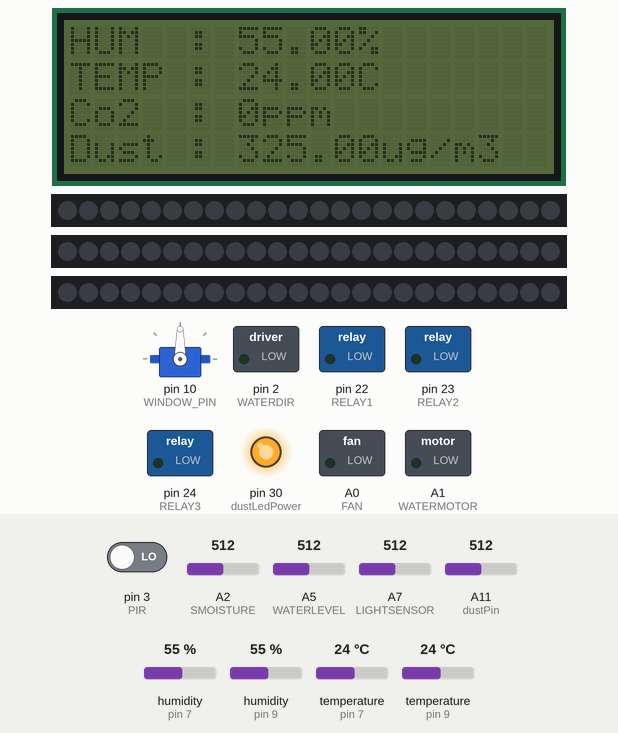
Simulated run of this sketch. Board: Arduino Mega 2560, built with avr-gcc and run on an emulated ATmega2560. Shown: servo, 20×4 character LCD, 3 × 24 RGB LEDs in strip order, left to right, switched loads named in the sketch (green lamp = pin HIGH), output pins drawn as LEDs (lit = HIGH). Inputs (shaded band) come from the test bench; at power-on: A7 (LIGHTSENSOR) = 512, pin 3 (PIR) LOW, A11 (dustPin) = 512, A2 (SMOISTURE) = 512, A5 (WATERLEVEL) = 512, humidity (sensors on pin 7, pin 9) 55 %, temperature (sensors on pin 7, pin 9) 24 °C. Dim RGB values are drawn brighter than linear; what the sketch prints to the serial monitor is not drawn.

Above: at 1.2 s.
1.3 s: A7 (LIGHTSENSOR) set to 90
5.0 s: pin 3 (PIR) driven HIGH
At 7.3 s:
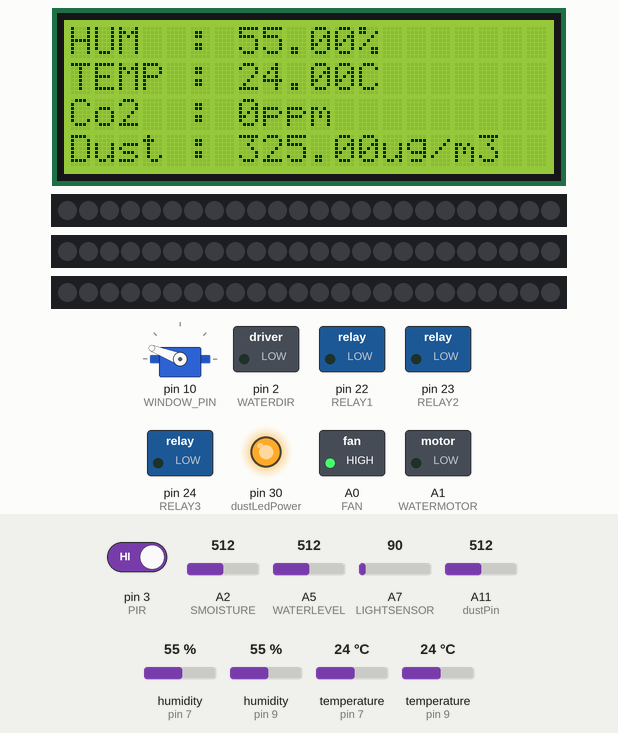
7.6 s: A11 (dustPin) set to 253
At 9.5 s:
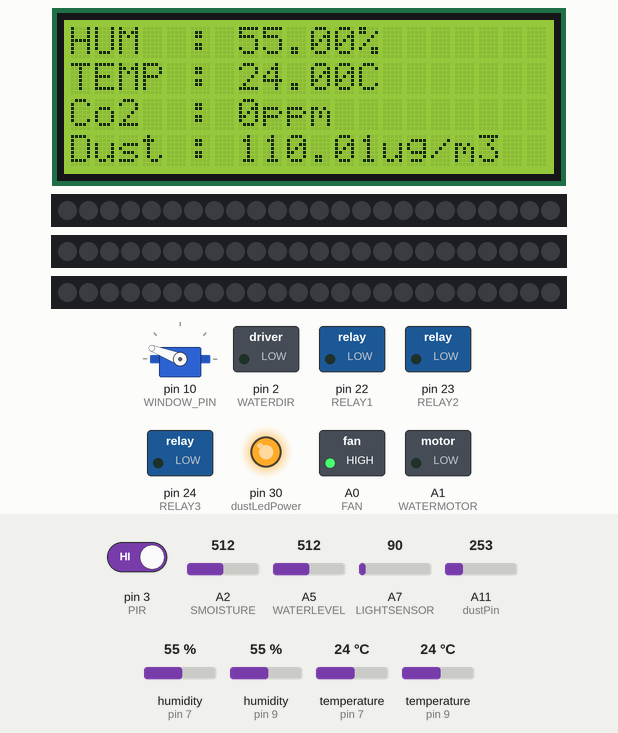
10.2 s: A11 (dustPin) set to 227
At 12.88 s:
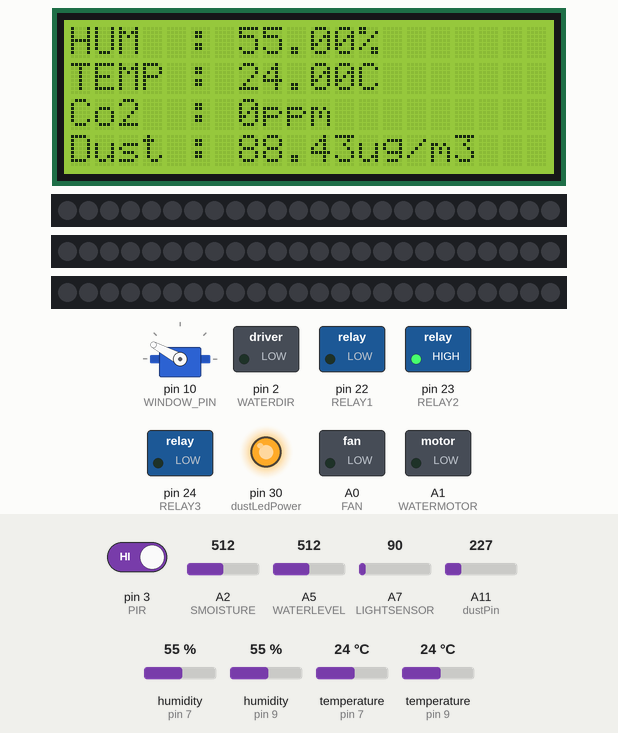
15.1 s: A7 (LIGHTSENSOR) set to 290
16.6 s: A7 (LIGHTSENSOR) set to 308
At 18.9 s:
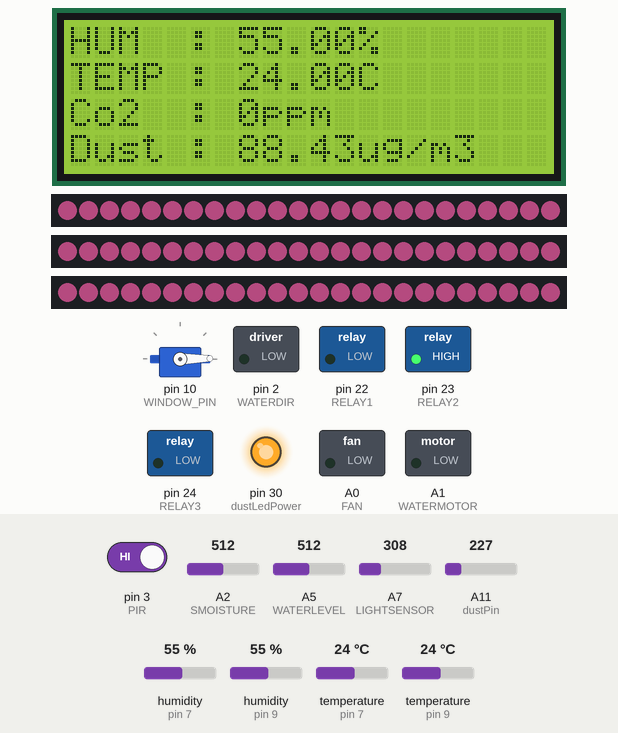
Timing chart, 0 to 20.2 s (numbered marks = the images above; inputs shaded):
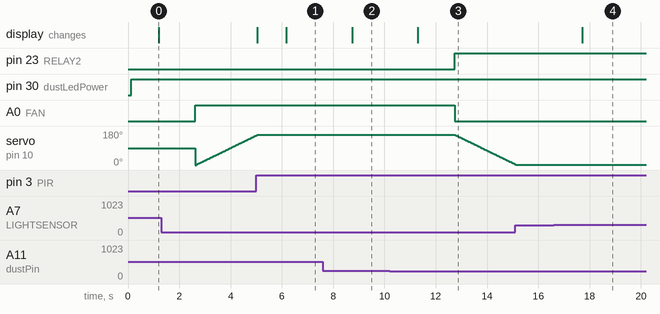

The sketch:

SmartFram_last.ino
```cpp
//#include <ArduinoBLE.h>
#include <SoftwareSerial.h>    // 시리얼 통신 라이브러리
#include "DHT.h"               // 온습도 센서 라이브러리
#include "FastLED.h"           // led 라이브러리
#include <Servo.h>             // 서보모터 라이브러리
#include <LiquidCrystal_I2C.h> // lcd 라이브러리
#include <Wire.h>              // lcd 출력용 라이브러리

// 온습도센서
#define DHTPIN 7           // Signal핀과 연결된 디지털 핀 넘버
#define DHTTYPE DHT11      // DHT11 사용 명시
DHT dht(DHTPIN, DHTTYPE);  // 사용핀넘버 타입 등록
Servo window_motor;        // 서보모터 사용을 위한 객체생성
// 창문 핀
#define WINDOW_PIN 10
// 발열패드 온도센서
#define HEAT_DHT 9
DHT heat_dht(HEAT_DHT, DHTTYPE);

// 조도센서
#define LIGHTSENSOR A7

// LED 제어
#define LED_DATA1 4
#define LED_DATA2 5
#define LED_DATA3 6
// LED 하나당 광원갯수
const int NUM_LEDS = 24;
#define BRIGHTNESS 64
#define LED_TYPE WS2812B
#define COLOR_ORDER GRB
#define UPDATES_PER_SECOND 100
// Define the array of leds
CRGB leds[NUM_LEDS];
#define UPDATES_PER_SECOND 100

// LCD
LiquidCrystal_I2C lcd(0x27,20,4); // 접근주소: 0x3F or 0x27
int pirState = LOW;
int pir_val = 0;

//// 온습도센서 변수 선언
float hum = 0;
float temp = 0;
float lastHum = 0;
float lastTemp = 0;
float lastDustDensity = 0;
unsigned int lastPPMValue = 0;

//// 발열패드 온도
float heat_temp = 0;

// 적외선 센서
#define PIR 3

// 쿨링팬
#define FAN A0

// 물수위센서
#define WATERLEVEL A5
int waterVal = 0;         // 물수위데이터
int smVal = 0;            // 토양수분데이터
int smpercent =0 ;        // 토양수분퍼센티지

// 워터펌프 속도
#define WATERMOTOR A1

// 워터펌프 방향
#define WATERDIR 2

// 토양수분센서
#define SMOISTURE A2
String soil_grade = "";

//CO2센서
#define CO2_RXD 13
#define CO2_TXD 11
unsigned char Send_data[4] = {0x11, 0x01, 0x01, 0xED};
unsigned char Receive_Buff[8];
unsigned char recv_cnt = 0;
unsigned int PPM_Value = 0;
int old_temp = 0;
// SoftwareSerial BTSerial(BT_RXD, BT_TXD);
SoftwareSerial CO2Serial(CO2_RXD, CO2_TXD);

// 릴레이 제어
#define RELAY1 22 // 발열패드
#define RELAY2 23 // 쿨링팬
#define RELAY3 24 // 워터펌프


// 창문과 쿨링팬 제어를 위한 변수선언

// 서보모터 각도
int window_open = 0;
// 쿨링팬 속도
int MaxSpeed = 255;
// 온도 고정값 저장
float tempold = 26;
// 블루투스 통신 연결 성공여부
char c="";
// 버튼제어를 위한 메세지 저장 변수 (블루투스)
char bt="";
// 미세먼지 센서 핀 정의
const int dustPin = A11;  // 미세먼지 아날로그 핀 번호 sensor 5 pin
// 미세먼지 A4에서 읽어 오는 값 저장
float dustVal = 0;
// 미세먼지 값 변환후 보여주는 값
float dust=0;
// 전압변환
float calcVoltage = 0;
// 미세먼지 vled선
const int dustLedPower = 30;  // 미세먼지 vled sensor 3 pin
int delayTime = 280;
int delayTime2 = 40;
float offTime = 9680;
// 기능별 플래그
// LED플래그
int led_flag = 0;
// 창문 플래그
int window_flag = 0;
// 쿨링팬 플래그
int fan_flag = 0;
// 발열패드 릴레이플래그(RELAY1)
int heat_flag = 0;
// 워터모터(펌프) 플래그
int waterm_flag = 0;
// 강제 on/off flag
int all_flag = 0;


void setup() {

  Serial.begin(9600);  // PC에서 모니터링하기 위한 시리얼 통신 시작
  //BTSerial.begin(9600);
  Serial1.begin(9600); // 블루투스 시리얼 통신
  // 온습도센서
  dht.begin();
  heat_dht.begin();
  // 통신시작시
  Serial.println("Bluetooth initial");
  // CO2센서
  pinMode(CO2_TXD, OUTPUT);
  pinMode(CO2_RXD, INPUT);
  CO2Serial.begin(9600);
  // 미세먼지센서
  pinMode(dustLedPower, OUTPUT);
  // LED
  FastLED.addLeds<LED_TYPE, LED_DATA1, COLOR_ORDER>(leds, NUM_LEDS);
  FastLED.addLeds<LED_TYPE, LED_DATA2, COLOR_ORDER>(leds, NUM_LEDS);
  FastLED.addLeds<LED_TYPE, LED_DATA3, COLOR_ORDER>(leds, NUM_LEDS);
  FastLED.setBrightness(BRIGHTNESS);
  // 쿨링팬
  pinMode(FAN, OUTPUT);
  // 발열패드 릴레이
  pinMode(RELAY1, OUTPUT);
  // 쿨링팬1 릴레이
  pinMode(RELAY2, OUTPUT);
  // 워터펌프 릴레이
  pinMode(RELAY3, OUTPUT);
  // 워터펌프 방향
  pinMode(WATERDIR, OUTPUT);
  pinMode(PIR, INPUT);
  // 창문
  window_motor.attach(WINDOW_PIN);
  lcd.init();
}

void loop() {
  // 시리얼 통신 연결 여부 체크
  while (Serial.available()) {
    c = Serial.read();
    Serial1.print(bt);
    //Serial1.print(c);
  }

  // 블루투스 버튼 작동 스위치
  while (Serial1.available()) {
    bt = Serial1.read();
    switch(bt){
    // LED 버튼 제어
    case '1' : led_flag = 1;  break;    // LED ON
    case '2' : led_flag = 0;  break;    // LED OFF
    // 창문 버튼 제어
    case '3' : window_flag = 1; break;  // 창문 ON
    case '4' : window_flag = 0; break;  // 창문 OFF
    // 쿨링팬 버튼 제어
    case '5' : fan_flag = 1;  break;   // 쿨링팬 ON
    case '6' : fan_flag = 0;  break;   // 쿨링팬 OFF
    // 창문&팬 제어
    case '7' : window_flag = 1; fan_flag = 1; break; // 창문 팬 ON
    case '8' : window_flag = 0; fan_flag = 0; break; // 창문 팬 OFF
    // 발열패드 버튼 제어
    case '9' : heat_flag = 1; break;  // 발열패드 ON
    case 'o' : heat_flag = 0; break;  // 발열패드 OFF
    //워터펌프(모터)제어
    case 'm' : waterm_flag = 1;  break;  // ON
    case 'n' : waterm_flag = 0;  break;  // OFF
    //강제 컨트롤
    case 'q' : all_flag = 1; break; // 수동제어 ON
    case 'w' : all_flag = 0; break; // 자동제어 ON
    }
  }

  // CO2 센서
  Send_CMD();
  while(CO2Serial.available()){
    Receive_Buff[recv_cnt++] = CO2Serial.read();
    if(recv_cnt == 8){
      recv_cnt = 0;
      break;
    }
  }
  if (Checksum_cal() == Receive_Buff[7]){
    PPM_Value = Receive_Buff[3] << 8 | Receive_Buff[4];
    Serial.write("PPM : ");
    Serial.println(PPM_Value);
  }
  else {
    Serial.write("CHECKSUM Error");
  }

  // 물공급을 위한 변수선언
  waterVal = analogRead(WATERLEVEL);         // 물수위데이터
  smVal = analogRead(SMOISTURE);             // 토양수분데이터
  smpercent = map(smVal, 670, 210, 100, 0); // 토양수분퍼센티지
  if(smVal < 200) {
    soil_grade = "부족";
  }
  else if(smVal >= 500){
    soil_grade = "적정";
  }
  Serial.println(c);

  //실내 온습도
  hum = dht.readHumidity();     // 습도 읽기
  temp = dht.readTemperature(); // 온도 읽기
  heat_temp = heat_dht.readTemperature();
  /*if(isnan(hum) || isnan(temp))       // isnan 숫자 이외에 것들 true, 숫자 false 값 함수 like 예외처리
  {
    Serial.println("Failed to read from DHT sensor!");
    return;
  }
  */
  delay(10);
  // 미세먼지센서를 위한 변수 선언
  digitalWrite(dustLedPower, LOW); // power on the LED
  delayMicroseconds(delayTime);

  dustVal=analogRead(dustPin); // read the dust value via pin 5 on the sensor
  calcVoltage = dustVal * (5.0 / 1024);

  delayMicroseconds(delayTime2);

  digitalWrite(dustLedPower, HIGH); // turn the LED off
  delayMicroseconds(offTime);

  delay(1000);


  dust = (0.17 * calcVoltage - 0.1)*1000;
  Serial.print("Dust Density [ug/m3]: ");
  Serial.println(dust);

  // 현재 온도값 저장
  if (temp > 27.00){
    tempold = temp;
  }
  else if (temp < 25.00){
    tempold = temp;
  }

   // 적외선 센서가 사람을 인식할 경우 lcd화면을 키고 끄는 조건
  pir_val = digitalRead(PIR);
  if(pir_val == HIGH) {
    lcd.backlight();
    if(pirState == LOW){
      //Serial.println("Welcome!");
      pirState = HIGH;
    }
  }
  else {
    lcd.noBacklight();
    if(pirState == HIGH){
      //Serial.println("Welcome!");
      pirState = LOW;
    }
  }

  // LCD 화면 출력
  //if (hum != lastHum || temp != lastTemp || PPMValue != lastPPMValue || dustDensity != lastDustDensity){
	  printLcd();
  //}
  // 결과 시리얼 출력

  Serial.print("토양습도 : ");
  Serial.print(soil_grade);
  Serial.print("%\t");
  Serial.print("물수위 : ");
  Serial.print(waterVal);
  Serial.print("ml\t");
  Serial.print("습도 : ");
  Serial.print(lastHum);
  Serial.print("%\t");
  Serial.print("온도 : ");
  Serial.print(lastTemp);
  Serial.print("C\t");
  Serial.print("미세먼지 : ");
  Serial.print(dust);
  Serial.print("ug/m3\t");
  Serial.print("CO2 : ");
  Serial.println(PPM_Value);
  Serial.println("{\"hum\":"+String(hum)+",\"temp\":"+String(temp)+",\"dust\":"+String(dust)+",\"CO2\":"+String(PPM_Value)+",\water\":"+String(waterVal)+",\"soil\":"+(soil_grade)+"}");
  //Serial.println(" ug/m3");

  // 블루투스 앱 인벤터 화면 출력용 데이터 송신
  //"{\"hum\":" = {"hum":
  Serial1.print("{\"hum\":"+String(hum)+"}");
  delay(100);
  Serial1.print("{\"temp\":"+String(temp)+"}");
  delay(100);
  Serial1.print("{\"dust\":"+String(dust)+"}");
  delay(100);
  Serial1.print("{\"co2\":"+String(PPM_Value)+"}");
  delay(100);
  Serial1.print("{\"water\":"+String(waterVal)+"}");
  delay(100);
  Serial1.print("{\"smoisture\":"+soil_grade+"}");
  delay(100);
  Serial1.print("{\"all_flag\":"+String(all_flag)+"}");
  delay(100);
  Serial1.print("{\"led_flag\":"+String(led_flag)+"}");
  delay(100);
  Serial1.print("{\"window_flag\":"+String(window_flag)+"}");
  delay(100);
  Serial1.print("{\"fan_flag\":"+String(fan_flag)+"}");
  delay(100);
  Serial1.print("{\"heat_flag\":"+String(heat_flag)+"}");
  delay(100);
  Serial1.print("{\"waterm_flag\":"+String(waterm_flag)+"}");
  delay(200);

  // 농장 자동화&수동화
  if (all_flag == 0){
    auto_farm();
  } else {
    manual_farm();
  }

}

// 미세먼지 함수
/*float pulse2ugm3(unsigned long pulse) {
  float value = (pulse - 1400) / 14.0;                // pulse에 -1400을 하고 14.0을 나누어 value에 저장합니다.
  if (value > 300) {                                  // value가 300보다 크면
    value = 0;                                        // value이 0으로 저장합니다.
  }
  return value;                                       // value 값을 반환합니다.
}
*/
//co2함수
void Send_CMD(void){
  unsigned int i;
  for (i = 0; i < 4; i++){
    CO2Serial.write(Send_data[i]);
    delay(1);
  }
}

//co2함수
unsigned char Checksum_cal(void){
  unsigned char count, SUM = 0;
  for (count = 0; count < 7; count++){
    SUM += Receive_Buff[count];
  }
  return 256 - SUM;
}

// led 출력 함수
void show_led(int R, int G, int B){
  for (int i = 0; i < NUM_LEDS; i++){
      leds[i] = CRGB(R,G,B);
  }
  FastLED.show();
}

// LCD 화면 출력 함수
void printLcd(){
  lastTemp = temp;
  lastHum = hum;
  lastPPMValue = PPM_Value;
  lastDustDensity = dust;
  lcd.clear();

  lcd.setCursor(0, 0);
  lcd.print("HUM  : ");
  lcd.print(hum);
  lcd.print("%");

  lcd.setCursor(0, 1);
  lcd.print("TEMP : ");
  lcd.print(temp);
  lcd.print("C");

  lcd.setCursor(0, 2);
  lcd.print("Co2  : ");
  lcd.print(lastPPMValue);
  lcd.print("ppm");

  lcd.setCursor(0, 3);
  lcd.print("Dust : ");
  lcd.print(lastDustDensity);
  lcd.print("ug/m3");
}

// 자동 제어
void auto_farm() {
    Serial.println("자동 제어 ON");
  // 미세먼지 센서 조건부 팬 기동
  // 창문 팬 제어
  if(dust >= 100 || tempold > 27.00){
    if (window_flag != 1) {
      window_flag = 1;
      fan_flag = 1;
      Serial.println("창문 제어 ON");
      digitalWrite(RELAY2, LOW);
      digitalWrite(FAN, HIGH);
      for (window_open = window_open; window_open < 160; window_open += 1){
        window_motor.write(window_open);
        delay(15);
      }
    }
  }
  else {
    if (window_flag != 0){
      window_flag = 0;
      fan_flag = 0;
      Serial.println("창문 제어 OFF");
      digitalWrite(RELAY2, HIGH);
      digitalWrite(FAN,LOW);
      for (window_open = window_open; window_open > 0; window_open -= 1){
        window_motor.write(window_open);
        delay(15);
      }
    }
  }

  // LED 제어
  int lightVal = analogRead(LIGHTSENSOR); // 조도센서 데이터 저장
  //조도센서 값이 100미만이면 LED를 켠다
  if(lightVal > 300) {
    led_flag = 1;
    Serial.println("LED 제어 ON");
    show_led(255,105,180);
  }
  else if (lightVal < 300 ) {
    led_flag = 0;
    Serial.println("LED 제어 OFF");
    show_led(0,0,0);
  }

  // 워터펌프제어
  if (smVal < 200){
    waterm_flag = 1;
    Serial.println("워터펌프 제어 ON");
    //정방향으로 100/255의 속도로 회전
    // 워터펌프 릴레이 ON
    digitalWrite(RELAY3, HIGH);
    digitalWrite(WATERDIR, HIGH);   // Motor A 방향설정 (정방향)
    analogWrite(WATERMOTOR, 200);     // Motor A 속도조절 (0~255)
    delay(3000);
    digitalWrite(WATERDIR, LOW);
    analogWrite(WATERMOTOR, 0);
    delay(100);
  }
  else {
    waterm_flag = 0;
    Serial.println("워터펌프 제어 OFF");
    // 워터펌프 릴레이 OFF
    digitalWrite(RELAY3, LOW);
    analogWrite(WATERMOTOR, 0);
    digitalWrite(WATERDIR, LOW);
  }

  // 발열패드 릴레이 제어
  // 발열패드 ON
  if (tempold < 21.00 && heat_temp < 25.00){
    heat_flag = 1;
    Serial.println("발열패드 제어 ON");
    digitalWrite(RELAY1, LOW);
  }
  // 발열패드 OFF
  else if (tempold > 27.00 || heat_temp > 30.00) {
    heat_flag = 0;
    Serial.println("발열패드 제어 OFF");
    digitalWrite(RELAY1, HIGH);
  }
}

// 수동 제어
void manual_farm() {
    Serial.println("수동 제어 ON");
  // 창문 제어
  if (window_flag == 1){
    Serial.println("창문 제어 ON");
    for (window_open = window_open; window_open < 160; window_open += 1){
      window_motor.write(window_open);
      delay(15);
    }
  }else if (window_flag == 0) {
    Serial.println("창문 제어 OFF");
    for (window_open = window_open; window_open > 0; window_open -= 1){
      window_motor.write(window_open);
      delay(15);
    }
  }
  // 팬 제어
  if (fan_flag == 1){
    Serial.println("팬 제어 ON");
    digitalWrite(RELAY2, LOW);
    digitalWrite(FAN, HIGH);
  }
  else if (fan_flag == 0){
    Serial.println("팬 제어 OFF");
    digitalWrite(RELAY2, HIGH);
    digitalWrite(FAN,LOW);
  }
  // led 작동
  if(led_flag == 1) {
    Serial.println("LED 제어 ON");
    show_led(255,105,180);
  }
  else if (led_flag == 0) {
    Serial.println("LED 제어 OFF");
    show_led(0,0,0);
  }


  // 워터펌프제어
  if (waterm_flag == 1){
    if (smVal > 200){
      waterm_flag = 0;
    }
    Serial.println("워터펌프 제어 ON");
    //정방향으로 100/255의 속도로 회전
    // 워터펌프 릴레이 ON
    digitalWrite(RELAY3, HIGH);
    digitalWrite(WATERDIR, HIGH);   // Motor A 방향설정 (정방향)
    analogWrite(WATERMOTOR, 200);     // Motor A 속도조절 (0~255)
    delay(3000);
    digitalWrite(WATERDIR, LOW);
    analogWrite(WATERMOTOR, 0);
    delay(100);
  }
  else if (smVal < 500){
    Serial.println("워터펌프 제어 OFF");
    // 워터펌프 릴레이 OFF
    digitalWrite(RELAY3, LOW);
    analogWrite(WATERMOTOR, 0);
    digitalWrite(WATERDIR, LOW);
  }

  // 발열패드 릴레이 제어
  // 발열패드 ON
  if (heat_flag == 1){
    Serial.println("발열패드 제어 ON");
    digitalWrite(RELAY1, LOW);
  }
  // 발열패드 OFF
  else if (heat_flag == 0) {
    Serial.println("발열패드 제어 OFF");
    digitalWrite(RELAY1, HIGH);
  }
}
```

Measured:
- the behaviour switches between 241 and 240 on A11 (dustPin) (found by bisection; images 2 and 3)
- the behaviour switches between 300 and 301 on A7 (LIGHTSENSOR) (found by bisection; images 3 and 4)
- after the input at 5.0 s, the display: first differs from a run without the input after 1.2 s (image 1)
- after the input at 7.6 s, the display: changes after 1.1 s (image 2)
- after the input at 10.2 s, pin 23 (RELAY2): LOW → HIGH after 2.5 s; A0 (FAN): HIGH → LOW after 2.5 s; the display: changes after 1.1 s (image 3)
